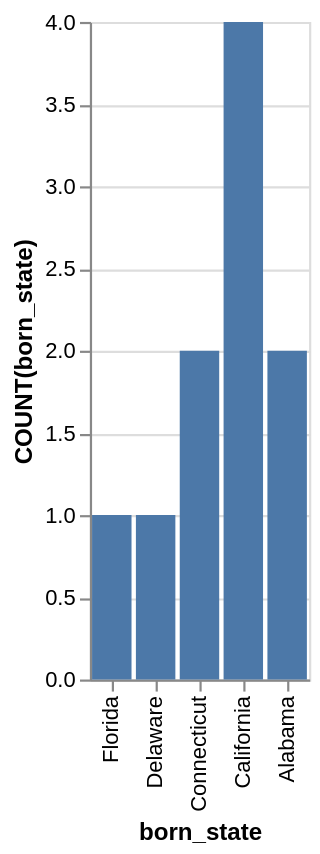

Express this chart as Vega-Lite.
### Vega-Lite specification from a JSON file in a GitHub repository (floating-point values rounded to 4 significant figures)
{"data": {"values": [{"x_data": "Alabama", "y_data": 2}, {"x_data": "California", "y_data": 4}, {"x_data": "Connecticut", "y_data": 2}, {"x_data": "Delaware", "y_data": 1}, {"x_data": "Florida", "y_data": 1}]}, "mark": "bar", "encoding": {"x": {"field": "x_data", "type": "nominal", "title": "born_state", "sort": "descending"}, "y": {"field": "y_data", "type": "quantitative", "title": "COUNT(born_state)"}}}
